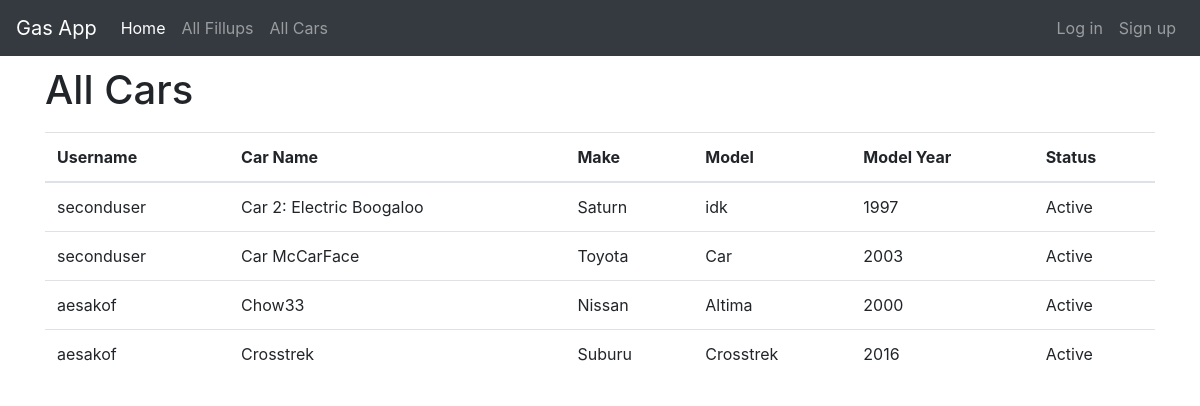
The page /all/cars/ on the database as committed earlier.
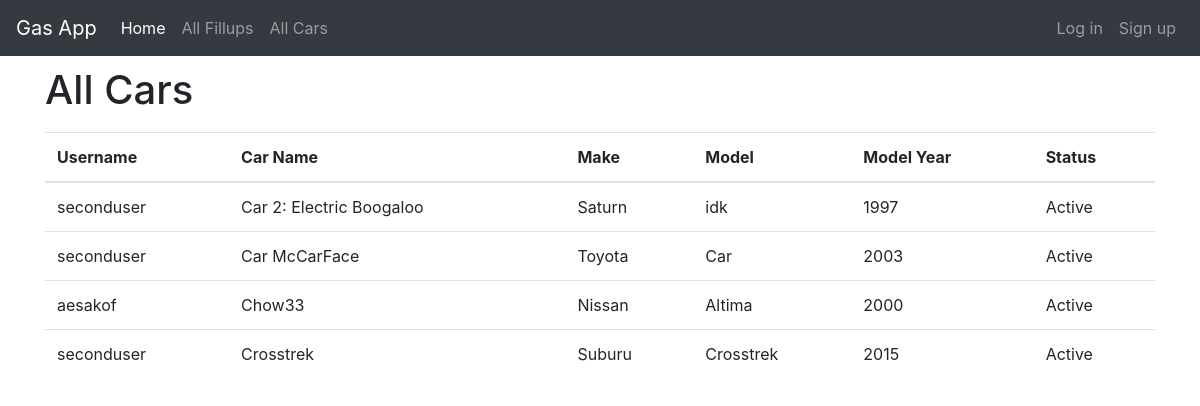
The same page on the database as committed later.
### fillups/models.py (models this page shows, shortened)
class Car(models.Model):
    username = models.ForeignKey(User,on_delete=models.CASCADE)
    name = models.CharField(max_length=25)
    make = models.CharField(max_length=25)
    model = models.CharField(max_length=25)
    model_year = models.IntegerField(choices=MODEL_YEARS)
    status = models.CharField(max_length=10,choices=STATUS,default='Active')

### fillups/views.py (the view)
# urls.py: path('all/cars/',views.AllCarListView.as_view(),name='all_car_list'),
class AllCarListView(ListView):
    template_name = 'fillups/all_car_list.html'
    model = Car
    context_object_name = 'all_car_list'
    ordering = ['name']

### fillups/templates/fillups/all_car_list.html
{% extends 'base.html' %}
{% block content %}
<div class="centerstage">
  <h1>All Cars</h1>
  <table class="table">
    <thead>
      <tr>
        <th>Username</th>
        <th>Car Name</th>
        <th>Make</th>
        <th>Model</th>
        <th>Model Year</th>
        <th>Status</th>
      </tr>
    </thead>
    <tbody>
      {% for car in all_car_list %}
        <div class="car">
          <tr>
            <td>{{ car.username }}</td>
            <td>{{ car.name }}</td>
            <td>{{ car.make }}</td>
            <td>{{ car.model }}</td>
            <td>{{ car.model_year }}</td>
            <td>{{ car.status }}</td>
          </tr>
        </div>
      {% endfor %}
    </tbody>
  </table>
</div>
{% endblock %}

Rows that differ between the two databases and show on the page:
changed Car "Crosstrek": username "aesakof" → "seconduser"; model_year "2016" → "2015"
